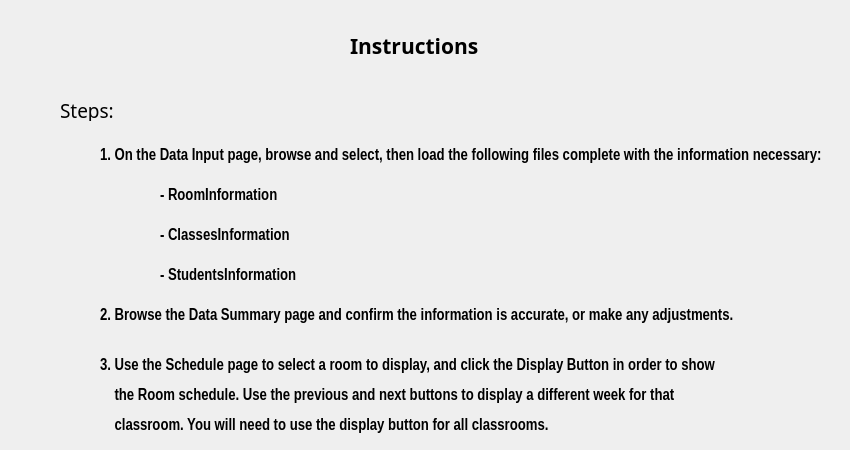
        <widget class="QWidget" name="page9">
         <widget class="QLabel" name="label_28">
          <property name="geometry">
           <rect>
            <x>350</x>
            <y>20</y>
            <width>151</width>
            <height>51</height>
           </rect>
          </property>
          <property name="font">
           <font>
            <family>Arial Black</family>
            <pointsize>16</pointsize>
            <weight>75</weight>
            <bold>true</bold>
           </font>
          </property>
          <property name="text">
           <string>Instructions</string>
          </property>
         </widget>
         <widget class="QLabel" name="label_30">
          <property name="geometry">
           <rect>
            <x>60</x>
            <y>100</y>
            <width>91</width>
            <height>21</height>
           </rect>
          </property>
          <property name="font">
           <font>
            <family>Arial Rounded MT Bold</family>
            <pointsize>14</pointsize>
           </font>
          </property>
          <property name="text">
           <string>Steps:</string>
          </property>
         </widget>
         <widget class="QLabel" name="label_31">
          <property name="geometry">
           <rect>
            <x>100</x>
            <y>140</y>
            <width>741</width>
            <height>31</height>
           </rect>
          </property>
          <property name="font">
           <font>
            <family>Arial Narrow</family>
            <pointsize>12</pointsize>
            <weight>75</weight>
            <bold>true</bold>
           </font>
          </property>
          <property name="layoutDirection">
           <enum>Qt::LeftToRight</enum>
          </property>
          <property name="text">
           <string>1. On the Data Input page, browse and select, then load the following files complete with the information necessary: </string>
          </property>
         </widget>
         <widget class="QLabel" name="label_32">
          <property name="geometry">
           <rect>
            <x>160</x>
            <y>180</y>
            <width>151</width>
            <height>31</height>
           </rect>
          </property>
          <property name="font">
           <font>
            <family>Arial Narrow</family>
            <pointsize>12</pointsize>
            <weight>75</weight>
            <bold>true</bold>
           </font>
          </property>
          <property name="layoutDirection">
           <enum>Qt::LeftToRight</enum>
          </property>
          <property name="text">
           <string>- RoomInformation</string>
          </property>
         </widget>
         <widget class="QLabel" name="label_33">
          <property name="geometry">
           <rect>
            <x>160</x>
            <y>220</y>
            <width>161</width>
            <height>31</height>
           </rect>
          </property>
          <property name="font">
           <font>
            <family>Arial Narrow</family>
            <pointsize>12</pointsize>
            <weight>75</weight>
            <bold>true</bold>
           </font>
          </property>
          <property name="layoutDirection">
           <enum>Qt::LeftToRight</enum>
          </property>
          <property name="text">
           <string>- ClassesInformation</string>
          </property>
         </widget>
         <widget class="QLabel" name="label_34">
          <property name="geometry">
           <rect>
            <x>160</x>
            <y>260</y>
            <width>161</width>
            <height>31</height>
           </rect>
          </property>
          <property name="font">
           <font>
            <family>Arial Narrow</family>
            <pointsize>12</pointsize>
            <weight>75</weight>
            <bold>true</bold>
           </font>
          </property>
          <property name="layoutDirection">
           <enum>Qt::LeftToRight</enum>
          </property>
          <property name="text">
           <string>- StudentsInformation</string>
          </property>
         </widget>
         <widget class="QLabel" name="label_35">
          <property name="geometry">
           <rect>
            <x>100</x>
            <y>300</y>
            <width>711</width>
            <height>31</height>
           </rect>
          </property>
          <property name="font">
           <font>
            <family>Arial Narrow</family>
            <pointsize>12</pointsize>
            <weight>75</weight>
            <bold>true</bold>
           </font>
          </property>
          <property name="layoutDirection">
           <enum>Qt::LeftToRight</enum>
          </property>
          <property name="text">
           <string>2. Browse the Data Summary page and confirm the information is accurate, or make any adjustments.</string>
          </property>
         </widget>
         <widget class="QLabel" name="label_36">
          <property name="geometry">
           <rect>
            <x>100</x>
            <y>350</y>
            <width>701</width>
            <height>31</height>
           </rect>
          </property>
          <property name="font">
           <font>
            <family>Arial Narrow</family>
            <pointsize>12</pointsize>
            <weight>75</weight>
            <bold>true</bold>
           </font>
          </property>
          <property name="layoutDirection">
           <enum>Qt::LeftToRight</enum>
          </property>
          <property name="text">
           <string>3. Use the Schedule page to select a room to display, and click the Display Button in order to show</string>
          </property>
         </widget>
         <widget class="QLabel" name="label_37">
          <property name="geometry">
           <rect>
            <x>100</x>
            <y>380</y>
            <width>701</width>
            <height>31</height>
           </rect>
          </property>
          <property name="font">
           <font>
            <family>Arial Narrow</family>
            <pointsize>12</pointsize>
            <weight>75</weight>
            <bold>true</bold>
           </font>
          </property>
          <property name="layoutDirection">
           <enum>Qt::LeftToRight</enum>
          </property>
          <property name="text">
           <string>    the Room schedule. Use the previous and next buttons to display a different week for that </string>
          </property>
         </widget>
         <widget class="QLabel" name="label_38">
          <property name="geometry">
           <rect>
            <x>100</x>
            <y>410</y>
            <width>701</width>
            <height>31</height>
           </rect>
          </property>
          <property name="font">
           <font>
            <family>Arial Narrow</family>
            <pointsize>12</pointsize>
            <weight>75</weight>
            <bold>true</bold>
           </font>
          </property>
          <property name="layoutDirection">
           <enum>Qt::LeftToRight</enum>
          </property>
          <property name="text">
           <string>    classroom. You will need to use the display button for all classrooms.</string>
          </property>
         </widget>
        </widget>
